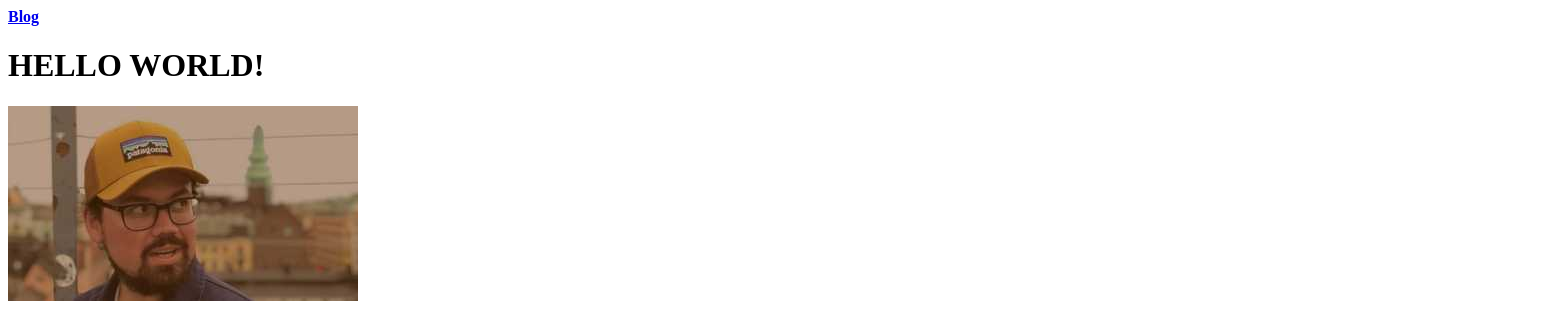
/, run on an earlier commit of the app's database.
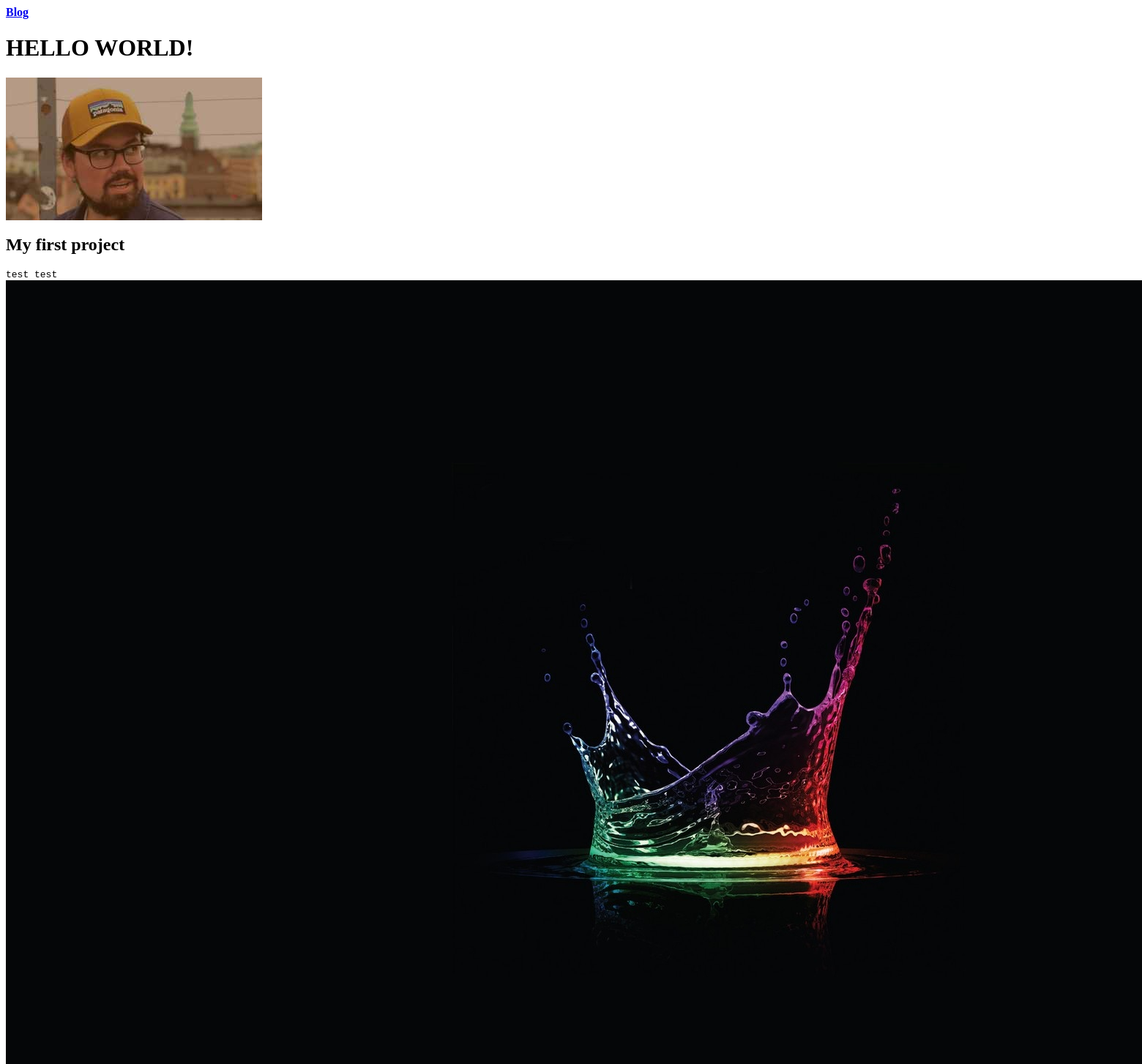
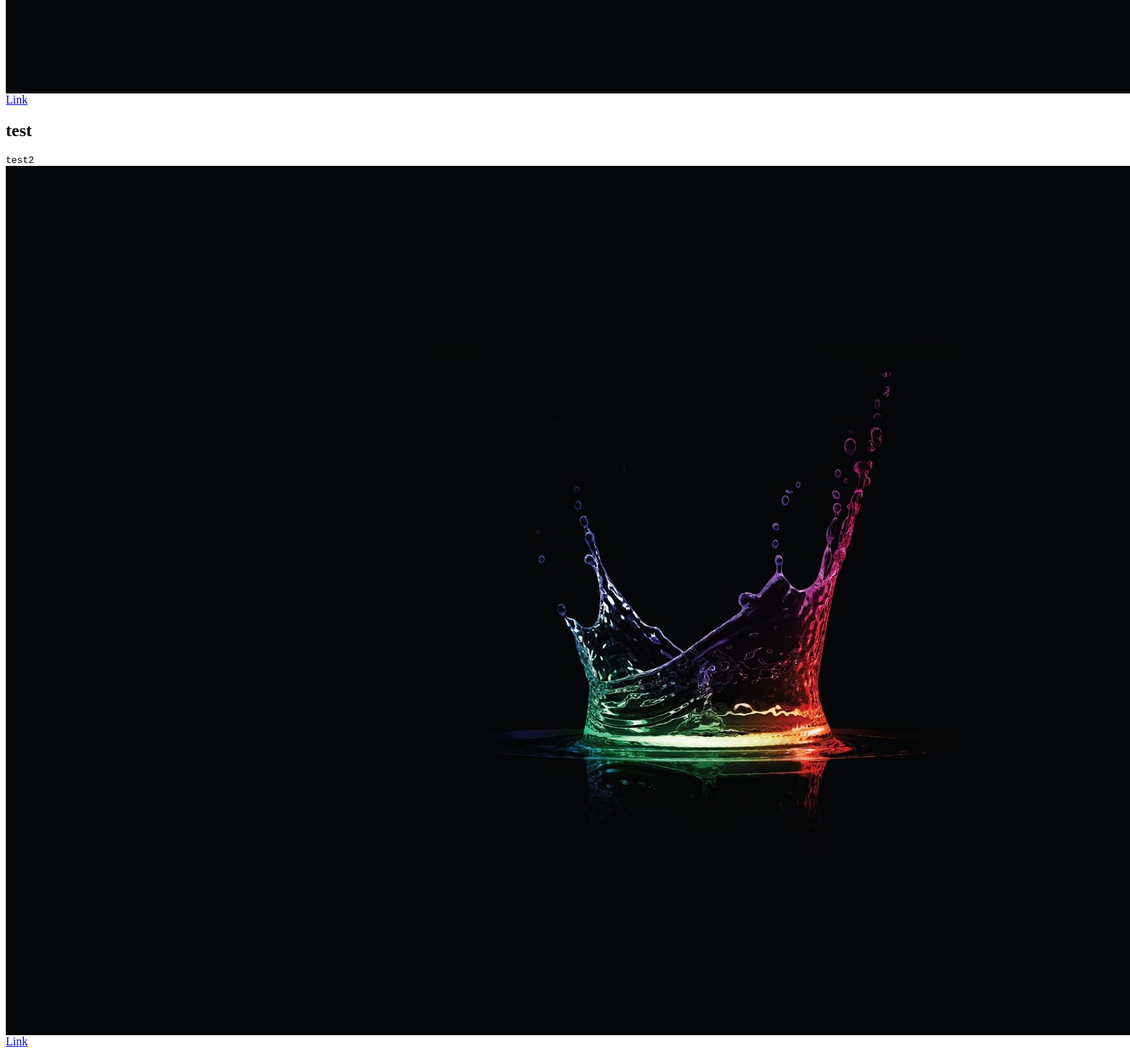
And on a later commit of the database (2 pictures, top to bottom).
### portfolio/models.py (models this page shows, shortened)
class Project(models.Model):
    title = models.CharField(max_length=100)
    description = models.CharField(max_length=250)
    image = models.ImageField(upload_to='portfolio/images/')
    """ blank=True make the url optional """
    url = models.URLField(blank=True)

### portfolio/views.py (the view)
# urls.py: 2. Add a URL to urlpatterns:  path('', views.home, name='home')
def home(req):
    projects = Project.objects.all()
    return render(req, 'portfolio/home.html', {'projects': projects})

### portfolio/templates/portfolio/home.html
<h4><a href="{% url 'blog:all_blogs' %}">Blog</a></h4>
<h1>HELLO WORLD!</h1>
{% load static %}
<img src="{% static 'portfolio/drgeo.jpg' %}" alt="drgeo">
{% for project in projects %}
<h2>{{ project.title }}</h2>
<code>{{ project.description }}</code>
<img src="{{ project.image.url }}" alt="">
<a href="{{ project.url }}">Link</a>
{% endfor %}

What changed in the data, as far as the page shows it:
added Project: title "My first project", description "test test", image (picture)
added Project: title "test", description "test2", image (picture)
